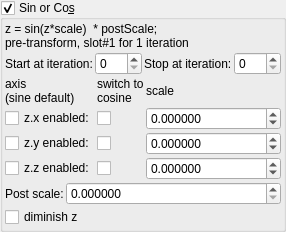
    <widget class="MyGroupBox" name="groupCheck_transf_function_enabledCy_false">
     <property name="title">
      <string>Sin or Co&amp;s</string>
     </property>
     <property name="checkable">
      <bool>true</bool>
     </property>
     <layout class="QVBoxLayout" name="verticalLayout_10" stretch="0,0,0,0,0">
      <property name="spacing">
       <number>2</number>
      </property>
      <property name="leftMargin">
       <number>2</number>
      </property>
      <property name="topMargin">
       <number>2</number>
      </property>
      <property name="rightMargin">
       <number>2</number>
      </property>
      <property name="bottomMargin">
       <number>2</number>
      </property>
      <item>
       <widget class="QLabel" name="label_114">
        <property name="text">
         <string>z = sin(z*scale)  * postScale;
pre-transform, slot#1 for 1 iteration</string>
        </property>
       </widget>
      </item>
      <item>
       <layout class="QGridLayout" name="gridLayout_67">
        <property name="spacing">
         <number>2</number>
        </property>
        <item row="1" column="2">
         <widget class="QLabel" name="label_272">
          <property name="text">
           <string>Stop at iteration:</string>
          </property>
         </widget>
        </item>
        <item row="1" column="0">
         <widget class="QLabel" name="label_270">
          <property name="text">
           <string>Start at iteration:</string>
          </property>
         </widget>
        </item>
        <item row="1" column="1">
         <widget class="MySpinBox" name="spinboxInt_transf_start_iterations_C">
          <property name="sizePolicy">
           <sizepolicy hsizetype="Minimum" vsizetype="Maximum">
            <horstretch>0</horstretch>
            <verstretch>0</verstretch>
           </sizepolicy>
          </property>
          <property name="maximum">
           <number>999</number>
          </property>
         </widget>
        </item>
        <item row="1" column="3">
         <widget class="MySpinBox" name="spinboxInt_transf_stop_iterations_C1">
          <property name="sizePolicy">
           <sizepolicy hsizetype="Minimum" vsizetype="Maximum">
            <horstretch>0</horstretch>
            <verstretch>0</verstretch>
           </sizepolicy>
          </property>
          <property name="maximum">
           <number>999</number>
          </property>
         </widget>
        </item>
       </layout>
      </item>
      <item>
       <layout class="QGridLayout" name="gridLayout_3" columnstretch="0,0,1">
        <property name="spacing">
         <number>2</number>
        </property>
        <item row="4" column="1">
         <widget class="MyCheckBox" name="checkBox_transf_function_enabledAz_false">
          <property name="text">
           <string/>
          </property>
         </widget>
        </item>
        <item row="4" column="0">
         <widget class="MyCheckBox" name="checkBox_transf_function_enabledAz">
          <property name="text">
           <string>z.z enabled:</string>
          </property>
         </widget>
        </item>
        <item row="3" column="2">
         <widget class="MyDoubleSpinBox" name="spinbox3_transf_constant_multiplierC_111_y">
          <property name="sizePolicy">
           <sizepolicy hsizetype="Minimum" vsizetype="Maximum">
            <horstretch>0</horstretch>
            <verstretch>0</verstretch>
           </sizepolicy>
          </property>
          <property name="prefix">
           <string/>
          </property>
          <property name="suffix">
           <string/>
          </property>
          <property name="decimals">
           <number>6</number>
          </property>
          <property name="minimum">
           <double>-99.989999999999995</double>
          </property>
          <property name="maximum">
           <double>99.989999999999995</double>
          </property>
          <property name="singleStep">
           <double>0.100000000000000</double>
          </property>
         </widget>
        </item>
        <item row="1" column="0">
         <widget class="MyCheckBox" name="checkBox_transf_function_enabledAx">
          <property name="text">
           <string>z.x enabled:</string>
          </property>
         </widget>
        </item>
        <item row="4" column="2">
         <widget class="MyDoubleSpinBox" name="spinbox3_transf_constant_multiplierC_111_z">
          <property name="sizePolicy">
           <sizepolicy hsizetype="Minimum" vsizetype="Maximum">
            <horstretch>0</horstretch>
            <verstretch>0</verstretch>
           </sizepolicy>
          </property>
          <property name="prefix">
           <string/>
          </property>
          <property name="suffix">
           <string/>
          </property>
          <property name="decimals">
           <number>6</number>
          </property>
          <property name="minimum">
           <double>-99.989999999999995</double>
          </property>
          <property name="maximum">
           <double>99.989999999999995</double>
          </property>
          <property name="singleStep">
           <double>0.100000000000000</double>
          </property>
         </widget>
        </item>
        <item row="3" column="0">
         <widget class="MyCheckBox" name="checkBox_transf_function_enabledAy">
          <property name="text">
           <string>z.y enabled:</string>
          </property>
         </widget>
        </item>
        <item row="1" column="2">
         <widget class="MyDoubleSpinBox" name="spinbox3_transf_constant_multiplierC_111_x">
          <property name="sizePolicy">
           <sizepolicy hsizetype="Minimum" vsizetype="Maximum">
            <horstretch>0</horstretch>
            <verstretch>0</verstretch>
           </sizepolicy>
          </property>
          <property name="prefix">
           <string/>
          </property>
          <property name="suffix">
           <string/>
          </property>
          <property name="decimals">
           <number>6</number>
          </property>
          <property name="minimum">
           <double>-99.989999999999995</double>
          </property>
          <property name="maximum">
           <double>99.989999999999995</double>
          </property>
          <property name="singleStep">
           <double>0.100000000000000</double>
          </property>
         </widget>
        </item>
        <item row="1" column="1">
         <widget class="MyCheckBox" name="checkBox_transf_function_enabledAx_false">
          <property name="text">
           <string/>
          </property>
         </widget>
        </item>
        <item row="3" column="1">
         <widget class="MyCheckBox" name="checkBox_transf_function_enabledAy_false">
          <property name="text">
           <string/>
          </property>
         </widget>
        </item>
        <item row="0" column="1">
         <widget class="QLabel" name="label_128">
          <property name="text">
           <string>switch to
cosine</string>
          </property>
         </widget>
        </item>
        <item row="0" column="0">
         <widget class="QLabel" name="label_129">
          <property name="text">
           <string>axis
(sine default)</string>
          </property>
         </widget>
        </item>
        <item row="0" column="2">
         <widget class="QLabel" name="label_133">
          <property name="text">
           <string>scale</string>
          </property>
         </widget>
        </item>
       </layout>
      </item>
      <item>
       <layout class="QGridLayout" name="gridLayout_9" columnstretch="0,1">
        <item row="1" column="1">
         <widget class="MyDoubleSpinBox" name="spinbox_transf_scale">
          <property name="sizePolicy">
           <sizepolicy hsizetype="Minimum" vsizetype="Maximum">
            <horstretch>0</horstretch>
            <verstretch>0</verstretch>
           </sizepolicy>
          </property>
          <property name="prefix">
           <string/>
          </property>
          <property name="suffix">
           <string/>
          </property>
          <property name="decimals">
           <number>6</number>
          </property>
          <property name="minimum">
           <double>0.000000000000000</double>
          </property>
          <property name="maximum">
           <double>99.989999999999995</double>
          </property>
          <property name="singleStep">
           <double>0.100000000000000</double>
          </property>
         </widget>
        </item>
        <item row="1" column="0">
         <widget class="QLabel" name="label_24">
          <property name="text">
           <string>Post scale:</string>
          </property>
         </widget>
        </item>
       </layout>
      </item>
      <item>
       <widget class="MyCheckBox" name="checkBox_transf_function_enabled_false">
        <property name="text">
         <string>diminish z</string>
        </property>
       </widget>
      </item>
     </layout>
    </widget>
